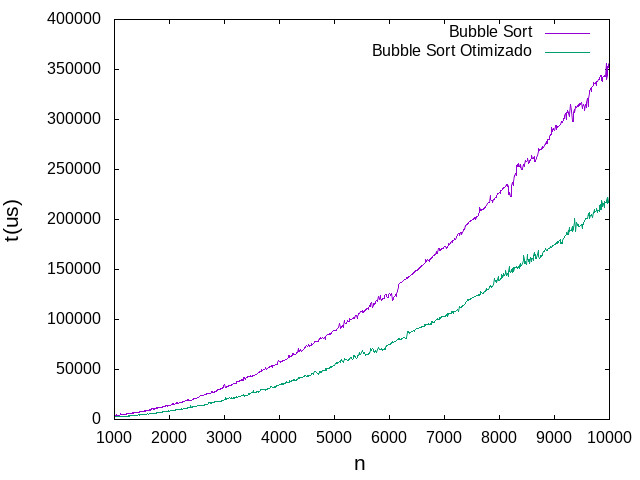

gnuplot code for this plot:
set terminal jpeg
set output "pucrs-ec-poo-unidade_01-complexidade_de_algoritmos-laminas-grafico_bubble_sort2.jpg"
set xlabel "n" font "Arial,16"
set ylabel "t(us)" font "Arial,16"
plot "pucrs-ec-poo-unidade_01-complexidade_de_algoritmos-laminas-grafico_bubble_sort1.curva" with lines title "Bubble Sort", "pucrs-ec-poo-unidade_01-complexidade_de_algoritmos-laminas-grafico_bubble_sort2.curva" with lines title "Bubble Sort Otimizado"
